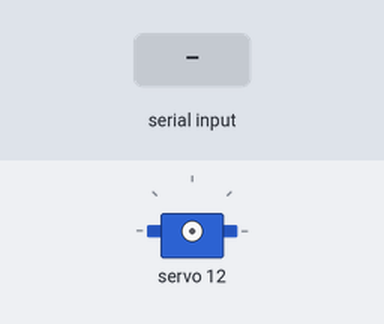
A sketch run on a simulated Arduino Uno, built with avr-gcc and run on an emulated ATmega328P. Shown: servo. The test bench sets the inputs (shaded band).

Above: at 1.2 s.
1.3 s: "90,45\n" received over Serial
2.8 s: "30,150\n" received over Serial
At 4.1 s:
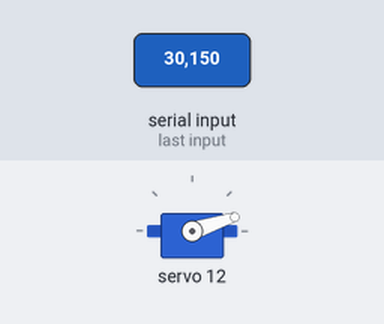
Timing chart, 0 to 5.8 s (numbered marks = the images above; inputs shaded):
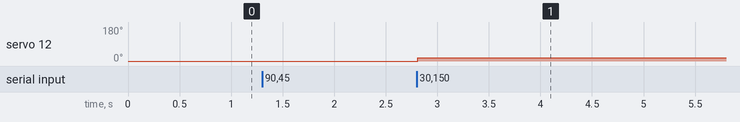

Measured:
- after the input at 2.8 s, servo 12: 0° → 18° at once

The sketch:

sketch_may26c.ino
```cpp
#include <Wire.h>
#include <Adafruit_PWMServoDriver.h>

Adafruit_PWMServoDriver pwm = Adafruit_PWMServoDriver();

void setup() {
  pwm.begin();
  pwm.setPWMFreq(50);
  Serial.begin(9600);
}

void loop() {
  if (Serial.available()) {
    int ch = Serial.read();        // Channel (0–15)
    int val = Serial.parseInt();   // PWM value
    pwm.setPWM(ch, 0, val);
  }
}
```
